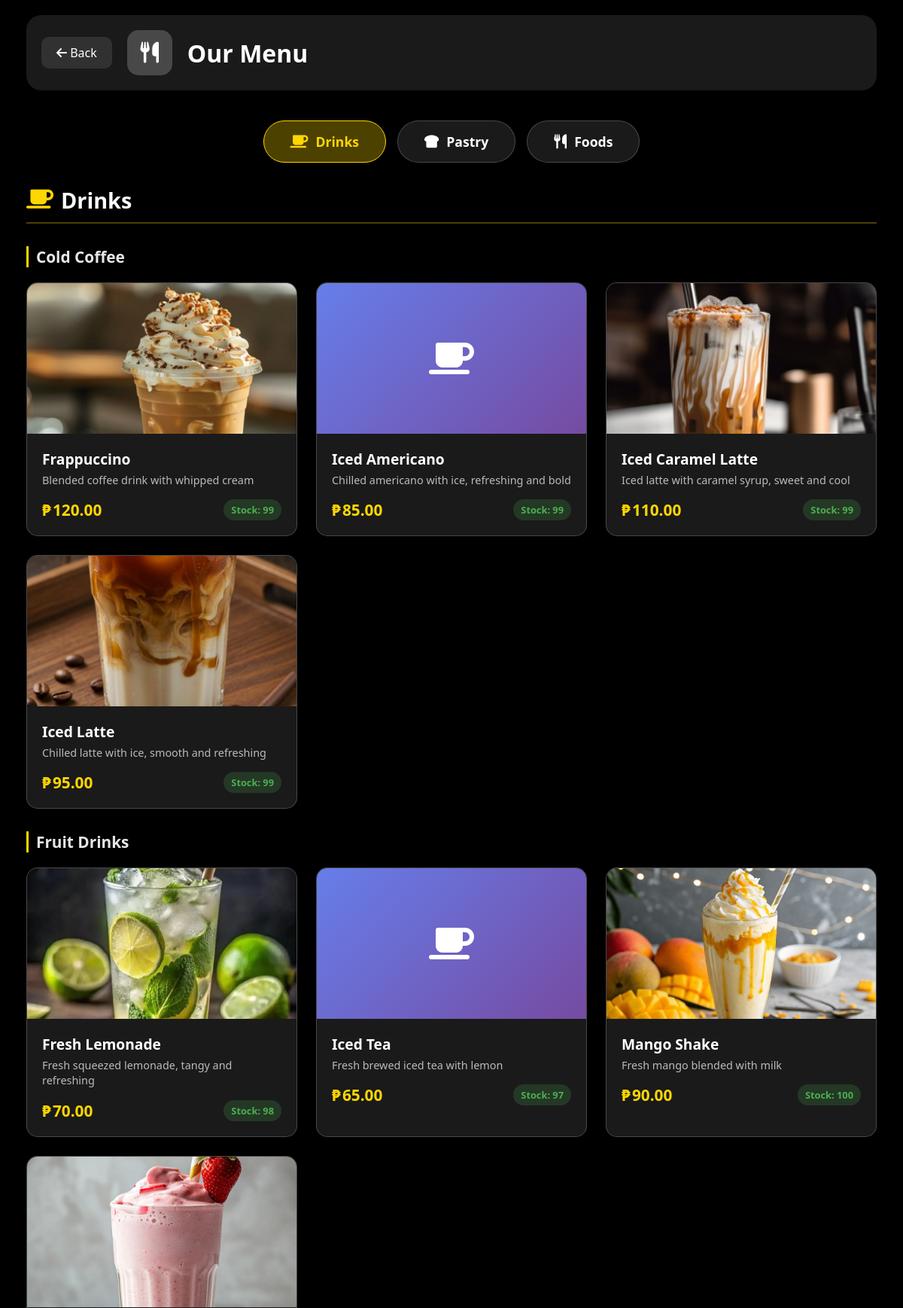
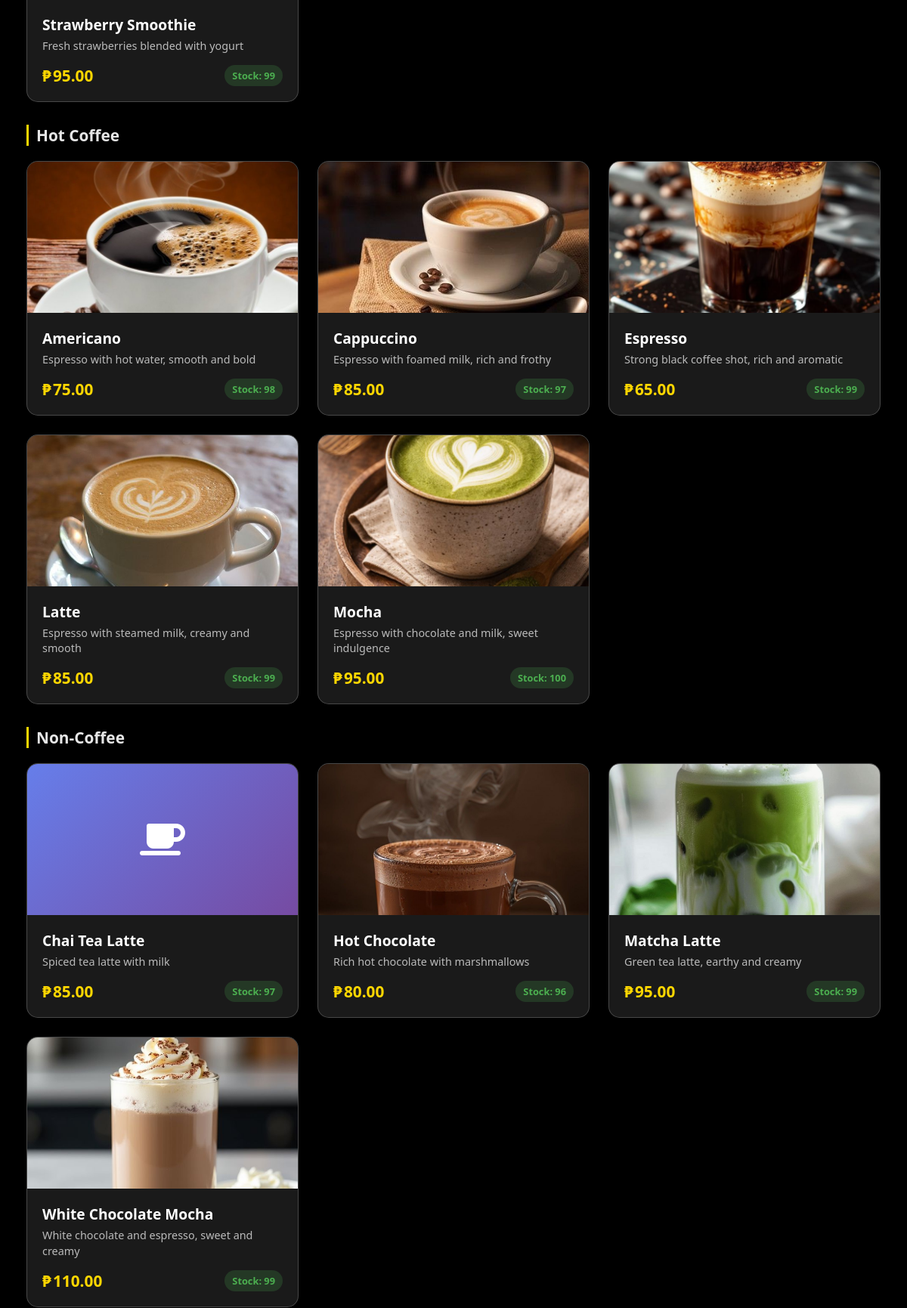
The app's page /products.php (signed in, upper part) with its own data (2 pictures, top to bottom).
### tables this page shows
CREATE TABLE `products` (
  `id` int(11) NOT NULL,
  `name` varchar(100) NOT NULL,
  `description` text DEFAULT NULL,
  `price` decimal(10,2) NOT NULL,
  `main_category` enum('drinks','pastry','foods') NOT NULL,
  `sub_category` varchar(50) DEFAULT NULL,
  `image` varchar(255) DEFAULT 'default-product.jpg',
  `stock` int(11) DEFAULT 0,
  `is_available` tinyint(1) DEFAULT 1,
  `created_at` timestamp NOT NULL DEFAULT current_timestamp(),
  `updated_at` timestamp NULL DEFAULT NULL ON UPDATE current_timestamp()
);

### products.php (the view, shortened to what this page needs)
<?php
require_once 'config.php';
$drinks = $conn->query("SELECT * FROM products WHERE main_category = 'drinks' AND is_available = 1 ORDER BY sub_category, name");
?>
<!DOCTYPE html>
<html lang="en">
<head>
    <link rel="stylesheet" href="https://cdnjs.cloudflare.com/ajax/libs/font-awesome/6.4.0/css/all.min.css">
</head>
<body>
    <div class="container">
        <div class="header">
            <div class="brand">
                <a href="dashboard.php"><i class="fas fa-arrow-left"></i> Back</a>
                <div class="logo">
                    <i class="fas fa-utensils"></i>
                </div>
                <div class="brand-text">
                    <h1>Our Menu</h1>
                </div>
            </div>
        </div>
        <div class="category-tabs">
            <div class="category-tab active" onclick="showCategory('drinks')">
                <i class="fas fa-coffee"></i> Drinks
            </div>
            <div class="category-tab" onclick="showCategory('pastry')">
                <i class="fas fa-bread-slice"></i> Pastry
            </div>
            <div class="category-tab" onclick="showCategory('foods')">
                <i class="fas fa-utensils"></i> Foods
            </div>
        </div>
        <div id="drinks-section" class="category-section active">
            <h2 class="category-title"><i class="fas fa-coffee"></i> Drinks</h2>
            <?php
            $current_sub = '';
            if ($drinks && $drinks->num_rows > 0):
                while($product = $drinks->fetch_assoc()):
                    if ($current_sub != $product['sub_category']):
                        if ($current_sub != '') echo '</div>';
                        $current_sub = $product['sub_category'];
            ?>
                <h3 class="subcategory-title"><?php echo htmlspecialchars($current_sub); ?></h3>
                <div class="products-grid">
            <?php endif; ?>
                <div class="product-card">
                    <div class="product-image">
                        <?php
                        $image_path = "images/" . $product['image'];
                        if (file_exists($image_path) && !empty($product['image'])):
                        ?>
                            <img src="<?php echo $image_path; ?>" alt="<?php echo $product['name']; ?>">
                        <?php else: ?>
                            <div class="placeholder">
                                <i class="fas fa-coffee"></i>
                            </div>
                        <?php endif; ?>
                    </div>
                    <div class="product-info">
                        <div class="product-name"><?php echo htmlspecialchars($product['name']); ?></div>
                        <div class="product-description"><?php echo htmlspecialchars($product['description'] ?? 'Delicious beverage'); ?></div>
                        <div class="product-details">
                            <span class="product-price"><?php echo number_format($product['price'], 2); ?></span>
                            <?php
                            $stock_class = 'stock-high';
                            ?>
                            <span class="product-stock <?php echo $stock_class; ?>">
                                Stock: <?php echo $product['stock']; ?>
                            </span>
                        </div>
                    </div>
                </div>
            <?php
                endwhile;
                echo '</div>';
            endif; ?>
        </div>
    </div>
</body>
</html>

### products.php (style rules this page uses)
* { margin: 0; padding: 0; box-sizing: border-box; font-family: 'Segoe UI', 'Helvetica Neue', Arial, sans-serif; }
body { min-height: 100vh; padding: 20px; background: #000; position: relative; overflow-x: hidden; }
.container { max-width: 1400px; margin: 0 auto; padding: 0 15px; }
.header { display: flex; justify-content: space-between; align-items: center; margin-bottom: 40px; padding: 20px; background: rgba(255,255,255,0.1); border-radius: 20px; backdrop-filter: blur(15px); flex-wrap: wrap; gap: 20px; }
.brand { display: flex; align-items: center; gap: 20px; flex-wrap: wrap; }
.brand a { color: white; text-decoration: none; padding: 10px 20px; background: rgba(255,255,255,0.1); border-radius: 10px; transition: all 0.3s; }
.logo { width: 60px; height: 60px; background: rgba(255,255,255,0.2); border-radius: 15px; display: flex; align-items: center; justify-content: center; color: white; font-size: 28px; }
.brand-text h1 { color: white; font-size: clamp(1.5rem, 4vw, 2rem); }
.category-tabs { display: flex; gap: 15px; margin-bottom: 30px; flex-wrap: wrap; justify-content: center; }
.category-tab { padding: 15px 35px; background: rgba(255,255,255,0.1); border-radius: 50px; color: white; text-decoration: none; font-weight: 600; font-size: 1.1rem; cursor: pointer; border: 1px solid rgba(255,255,255,0.2); display: flex; align-items: center; gap: 10px; transition: all 0.3s; }
.category-tab.active { background: rgba(255,215,0,0.3); border-color: #ffd700; color: #ffd700; }
.category-tab i { font-size: 1.2rem; }
.category-section { display: none; margin-bottom: 40px; }
.category-section.active { display: block; }
.category-title { color: white; font-size: clamp(1.3rem, 3vw, 1.8rem); margin-bottom: 20px; padding-bottom: 10px; border-bottom: 2px solid rgba(255,215,0,0.3); display: flex; align-items: center; gap: 10px; }
.category-title i { color: #ffd700; }
.subcategory-title { color: rgba(255,255,255,0.9); font-size: clamp(1.1rem, 2.5vw, 1.3rem); margin: 30px 0 20px; padding-left: 10px; border-left: 3px solid #ffd700; }
.products-grid { display: grid; grid-template-columns: repeat(auto-fill, minmax(280px, 1fr)); gap: 25px; margin-bottom: 30px; }
.product-card { background: rgba(255,255,255,0.1); border-radius: 15px; overflow: hidden; backdrop-filter: blur(15px); border: 1px solid rgba(255,255,255,0.2); transition: all 0.3s; display: flex; flex-direction: column; }
.product-image { width: 100%; height: 200px; background: rgba(255,255,255,0.05); position: relative; overflow: hidden; }
.product-image img { width: 100%; height: 100%; object-fit: cover; transition: transform 0.5s; }
.product-image .placeholder { width: 100%; height: 100%; display: flex; align-items: center; justify-content: center; background: linear-gradient(135deg, #667eea 0%, #764ba2 100%); color: white; font-size: 3rem; }
.product-info { padding: 20px; flex: 1; }
.product-name { color: white; font-size: 1.2rem; font-weight: 600; margin-bottom: 5px; }
.product-description { color: rgba(255,255,255,0.7); font-size: 0.9rem; margin-bottom: 15px; line-height: 1.4; }
.product-details { display: flex; justify-content: space-between; align-items: center; margin-top: auto; }
.product-price { color: #ffd700; font-size: 1.3rem; font-weight: 700; }
.product-price::before { content: '₱'; margin-right: 2px; }
.product-stock { padding: 5px 10px; border-radius: 20px; font-size: 0.8rem; font-weight: 600; }
.stock-high { background: rgba(76,175,80,0.2); color: #4CAF50; }

### records on screen
products: sub_category "Cold Coffee", image (picture), name "Frappuccino", description "Blended coffee drink with whipped cream", price "120.00", stock "99"
products: name "Iced Americano", description "Chilled americano with ice, refreshing and bold", price "85.00", stock "99"
products: image (picture), name "Iced Caramel Latte", description "Iced latte with caramel syrup, sweet and cool", price "110.00", stock "99"
products: image (picture), name "Iced Latte", description "Chilled latte with ice, smooth and refreshing", price "95.00", stock "99"
products: sub_category "Fruit Drinks", image (picture), name "Fresh Lemonade", description "Fresh squeezed lemonade, tangy and refreshing", price "70.00", stock "98"
products: name "Iced Tea", description "Fresh brewed iced tea with lemon", price "65.00", stock "97"
products: image (picture), name "Mango Shake", description "Fresh mango blended with milk", price "90.00", stock "100"
products: image (picture), name "Strawberry Smoothie", description "Fresh strawberries blended with yogurt", price "95.00", stock "99"
products: sub_category "Hot Coffee", image (picture), name "Americano", description "Espresso with hot water, smooth and bold", price "75.00", stock "98"
products: image (picture), name "Cappuccino", description "Espresso with foamed milk, rich and frothy", price "85.00", stock "97"
products: image (picture), name "Espresso", description "Strong black coffee shot, rich and aromatic", price "65.00", stock "99"
products: image (picture), name "Latte", description "Espresso with steamed milk, creamy and smooth", price "85.00", stock "99"
products: image (picture), name "Mocha", description "Espresso with chocolate and milk, sweet indulgence", price "95.00", stock "100"
products: sub_category "Non-Coffee", name "Chai Tea Latte", description "Spiced tea latte with milk", price "85.00", stock "97"
products: image (picture), name "Hot Chocolate", description "Rich hot chocolate with marshmallows", price "80.00", stock "96"
products: image (picture), name "Matcha Latte", description "Green tea latte, earthy and creamy", price "95.00", stock "99"
products: image (picture), name "White Chocolate Mocha", description "White chocolate and espresso, sweet and creamy", price "110.00", stock "99"
